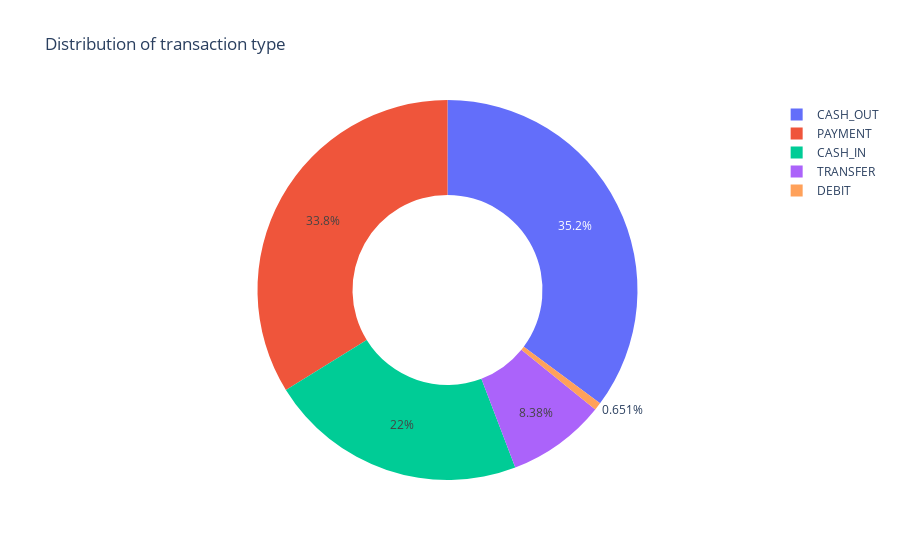

This figure's notebook cell:
### Code cell
type_counts = data["type"].value_counts()
transactions = type_counts.index
quantity = type_counts.values

import plotly.express as px
fig = px.pie(
    names=transactions,
    values=quantity,
    hole=0.5,
    title="Distribution of transaction type"
)
fig.show()

### Figure 1 — Plotly figure (JSON) as saved in the notebook; plotly's stock layout.template omitted (floating-point values rounded to 4 significant figures)
{"data": [{"domain": {"x": [0, 1], "y": [0, 1]}, "hole": 0.5, "hovertemplate": "label=%{label}<br>value=%{value}<extra></extra>", "labels": ["CASH_OUT", "PAYMENT", "CASH_IN", "TRANSFER", "DEBIT"], "legendgroup": "", "name": "", "showlegend": true, "type": "pie", "values": [2237500, 2151495, 1399284, 532909, 41432]}], "layout": {"legend": {"tracegroupgap": 0}, "title": {"text": "Distribution of transaction type"}}}
